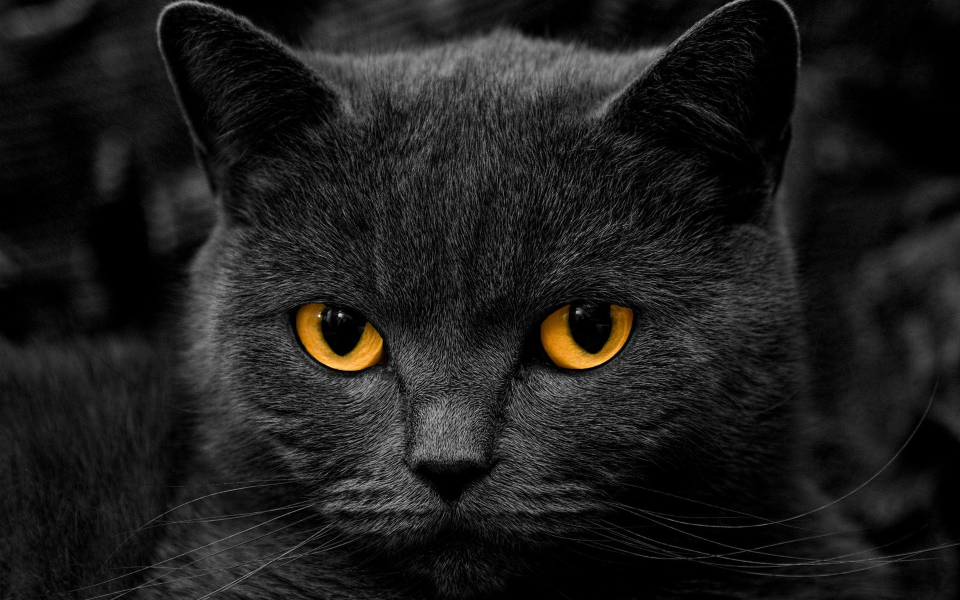
#> input picture Photos/cat.jpg, 1920 x 1200 px (shown at 1/2 size)
$ python imagerecog.py
#> lines starting #> are read from the running program, lines starting #| are printed output that depends on the picture
import cv2 as cv

img = cv.imread('Photos/cat.jpg')
#> img is the input picture: shape (1200, 1920, 3); mean B, G, R 28.1, 29, 29.5
#cv.imshow('Cat', img)
def rescaleFrame(frame, scale=0.2):
#> called with scale = 0.2
    width=int(frame.shape[1] * scale)
#> width = 384
    height=int(frame.shape[0] * scale)
#> height = 240
    dimensions = (width,height)
#> dimensions = (384, 240)
    return cv.resize(frame,dimensions, interpolation=cv.INTER_AREA)
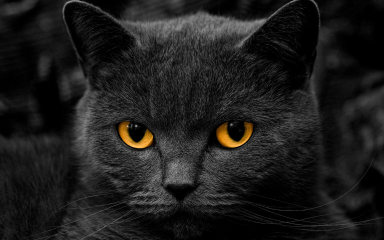
#> returned value: shape (240, 384, 3); mean of channels 0, 1, 2 28.1, 29, 29.5; drawn as B, G, R
resized_image= rescaleFrame(img)
cv.imshow('image',resized_image)
cv.waitKey(0)

$ run again, with Photos/beargrylls.jpg copied over Photos/cat.jpg
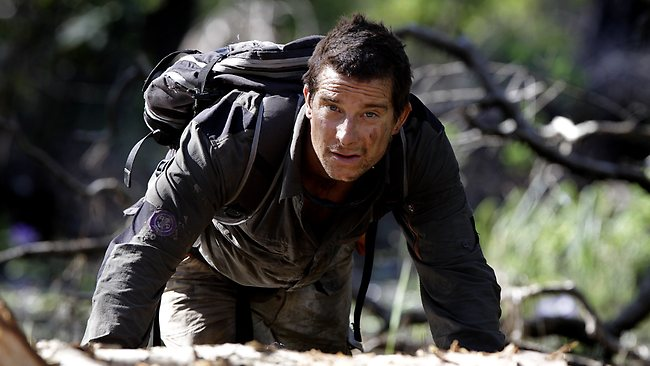
#> input picture Photos/beargrylls.jpg, 650 x 366 px
#> img is the input picture: shape (366, 650, 3); mean B, G, R 67.2, 72, 72.9
#> in rescaleFrame, `return cv.resize(frame,dimensions, interpolation=cv.INTER_AREA)`:
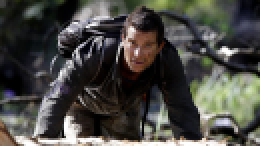
#> returned value: shape (73, 130, 3) (shown 2 times larger); mean of channels 0, 1, 2 67.2, 72, 72.9; drawn as B, G, R
